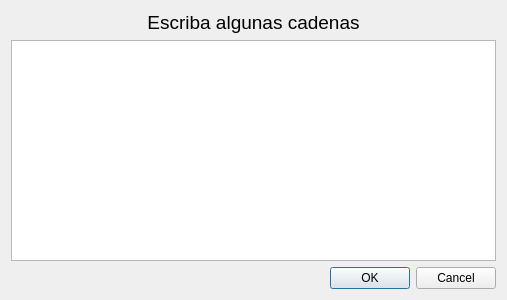
<?xml version="1.0" encoding="UTF-8"?>
<ui version="4.0">
 <class>DialogWords</class>
 <widget class="QDialog" name="DialogWords">
  <property name="geometry">
   <rect>
    <x>0</x>
    <y>0</y>
    <width>507</width>
    <height>300</height>
   </rect>
  </property>
  <property name="windowTitle">
   <string>Cadenas de Prueba</string>
  </property>
  <property name="windowIcon">
   <iconset>
    <normaloff>../../images/Qt.ico</normaloff>../../images/Qt.ico</iconset>
  </property>
  <layout class="QGridLayout" name="gridLayout">
   <item row="2" column="0">
    <widget class="QDialogButtonBox" name="buttonBox">
     <property name="orientation">
      <enum>Qt::Horizontal</enum>
     </property>
     <property name="standardButtons">
      <set>QDialogButtonBox::Cancel|QDialogButtonBox::Ok</set>
     </property>
    </widget>
   </item>
   <item row="1" column="0">
    <widget class="QPlainTextEdit" name="wordsText">
     <property name="font">
      <font>
       <family>Consolas</family>
       <pointsize>14</pointsize>
      </font>
     </property>
     <property name="plainText">
      <string/>
     </property>
    </widget>
   </item>
   <item row="0" column="0">
    <widget class="QLabel" name="label">
     <property name="font">
      <font>
       <family>Tahoma</family>
       <pointsize>14</pointsize>
      </font>
     </property>
     <property name="text">
      <string>&lt;html&gt;&lt;head/&gt;&lt;body&gt;&lt;p align=&quot;center&quot;&gt;Escriba algunas cadenas&lt;/p&gt;&lt;/body&gt;&lt;/html&gt;</string>
     </property>
    </widget>
   </item>
  </layout>
 </widget>
 <resources/>
 <connections>
  <connection>
   <sender>buttonBox</sender>
   <signal>accepted()</signal>
   <receiver>DialogWords</receiver>
   <slot>accept()</slot>
   <hints>
    <hint type="sourcelabel">
     <x>248</x>
     <y>254</y>
    </hint>
    <hint type="destinationlabel">
     <x>157</x>
     <y>274</y>
    </hint>
   </hints>
  </connection>
  <connection>
   <sender>buttonBox</sender>
   <signal>rejected()</signal>
   <receiver>DialogWords</receiver>
   <slot>reject()</slot>
   <hints>
    <hint type="sourcelabel">
     <x>316</x>
     <y>260</y>
    </hint>
    <hint type="destinationlabel">
     <x>286</x>
     <y>274</y>
    </hint>
   </hints>
  </connection>
 </connections>
</ui>
